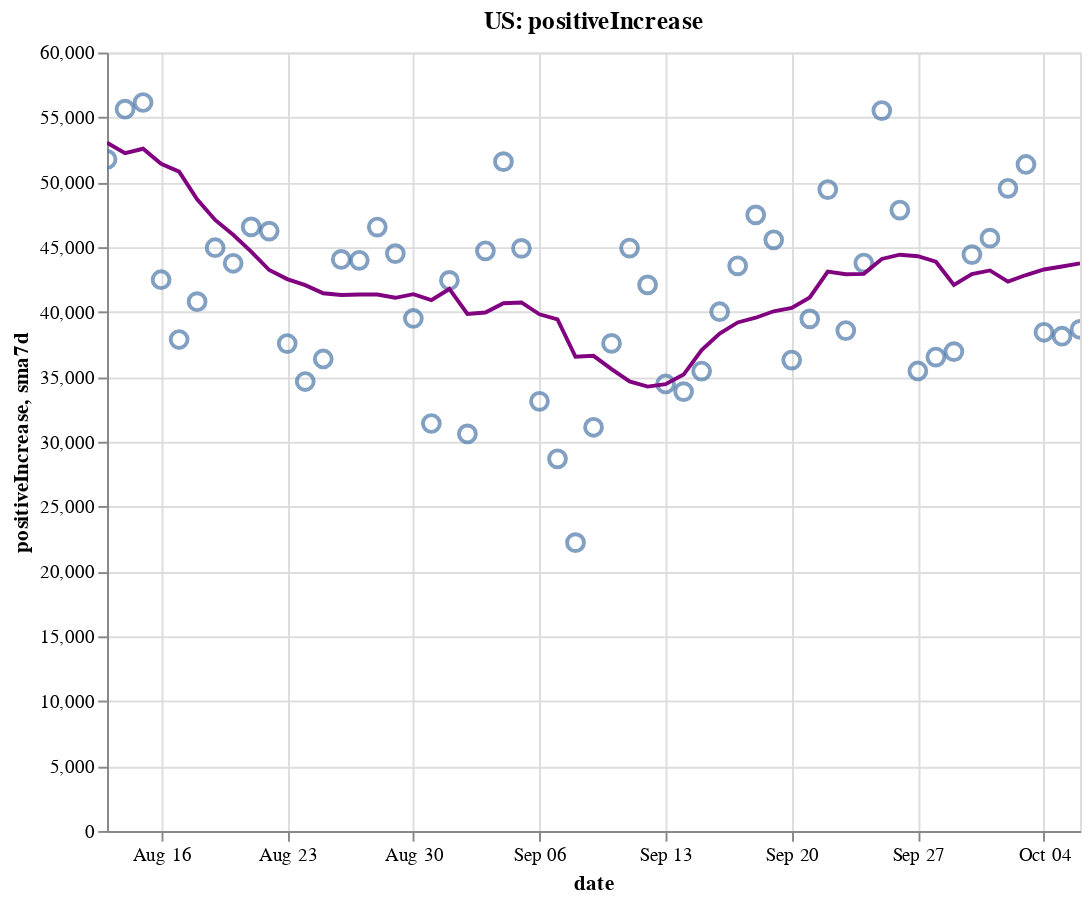

Write notebook code for a chart like this one.
### Code cell
create_plot(us, 'positiveIncrease')

### Figure 1 — Vega-Lite specification as saved in the notebook (floating-point values rounded to 4 significant figures)
{"config": {"view": {"continuousWidth": 400, "continuousHeight": 300}}, "layer": [{"layer": [{"mark": {"type": "point", "size": 75}, "encoding": {"tooltip": [{"type": "temporal", "field": "date"}, {"type": "quantitative", "field": "positiveIncrease"}, {"type": "quantitative", "field": "sma7d"}], "x": {"type": "temporal", "field": "date"}, "y": {"type": "quantitative", "field": "positiveIncrease"}}, "selection": {"selector002": {"type": "interval", "bind": "scales", "encodings": ["x", "y"]}}}, {"mark": {"type": "line", "color": "purple"}, "encoding": {"x": {"type": "temporal", "field": "date"}, "y": {"type": "quantitative", "field": "sma7d"}}}]}, {"mark": {"type": "rule", "color": "#aaa"}, "encoding": {"x": {"type": "temporal", "field": "date"}}, "transform": [{"filter": {"selection": "selector001"}}]}, {"mark": "circle", "encoding": {"opacity": {"condition": {"value": 1, "selection": "selector001"}, "value": 0}, "tooltip": [{"type": "temporal", "field": "date"}, {"type": "quantitative", "field": "positiveIncrease"}, {"type": "quantitative", "field": "sma7d"}], "x": {"type": "temporal", "field": "date"}, "y": {"type": "quantitative", "field": "positiveIncrease"}}, "selection": {"selector001": {"type": "single", "encodings": ["x"], "on": "mouseover", "nearest": true, "empty": "none"}}}, {"mark": {"type": "text", "align": "left", "dx": 5, "dy": -5, "stroke": "white", "strokeWidth": 2}, "encoding": {"text": {"type": "quantitative", "field": "positiveIncrease"}, "tooltip": [{"type": "temporal", "field": "date"}, {"type": "quantitative", "field": "positiveIncrease"}, {"type": "quantitative", "field": "sma7d"}], "x": {"type": "temporal", "field": "date"}, "y": {"type": "quantitative", "field": "positiveIncrease"}}, "transform": [{"filter": {"selection": "selector001"}}]}, {"mark": {"type": "text", "align": "left", "dx": 5, "dy": -5}, "encoding": {"text": {"type": "quantitative", "field": "positiveIncrease"}, "tooltip": [{"type": "temporal", "field": "date"}, {"type": "quantitative", "field": "positiveIncrease"}, {"type": "quantitative", "field": "sma7d"}], "x": {"type": "temporal", "field": "date"}, "y": {"type": "quantitative", "field": "positiveIncrease"}}, "transform": [{"filter": {"selection": "selector001"}}]}], "data": {"name": "data-b2a8d3f73baa16da104e5ed623a4c1f0"}, "height": 400, "title": "US: positiveIncrease", "width": 500, "$schema": "https://vega.github.io/schema/vega-lite/v4.8.1.json", "datasets": {"data-b2a8d3f73baa16da104e5ed623a4c1f0": [{"date": "2020-08-13T00:00:00", "totalTestResultsIncrease": 929200.0, "positiveIncrease": 51760.0, "death": 158900.0, "deathIncrease": 1163.0, "positiveRate": 0.056, "state": "US", "sma7d": 53050.0}, {"date": "2020-08-14T00:00:00", "totalTestResultsIncrease": 891500.0, "positiveIncrease": 55640.0, "death": 160100.0, "deathIncrease": 1216.0, "positiveRate": 0.062, "state": "US", "sma7d": 52240.0}, {"date": "2020-08-15T00:00:00", "totalTestResultsIncrease": 781700.0, "positiveIncrease": 56150.0, "death": 161300.0, "deathIncrease": 1221.0, "positiveRate": 0.072, "state": "US", "sma7d": 52580.0}, {"date": "2020-08-16T00:00:00", "totalTestResultsIncrease": 810400.0, "positiveIncrease": 42490.0, "death": 161900.0, "deathIncrease": 619.0, "positiveRate": 0.052, "state": "US", "sma7d": 51420.0}, {"date": "2020-08-17T00:00:00", "totalTestResultsIncrease": 692600.0, "positiveIncrease": 37880.0, "death": 162300.0, "deathIncrease": 407.0, "positiveRate": 0.055, "state": "US", "sma7d": 50820.0}, {"date": "2020-08-18T00:00:00", "totalTestResultsIncrease": 676600.0, "positiveIncrease": 40800.0, "death": 163500.0, "deathIncrease": 1196.0, "positiveRate": 0.06, "state": "US", "sma7d": 48690.0}, {"date": "2020-08-19T00:00:00", "totalTestResultsIncrease": 704400.0, "positiveIncrease": 44960.0, "death": 165000.0, "deathIncrease": 1420.0, "positiveRate": 0.064, "state": "US", "sma7d": 47090.0}, {"date": "2020-08-20T00:00:00", "totalTestResultsIncrease": 729400.0, "positiveIncrease": 43760.0, "death": 166100.0, "deathIncrease": 1134.0, "positiveRate": 0.06, "state": "US", "sma7d": 45950.0}, {"date": "2020-08-21T00:00:00", "totalTestResultsIncrease": 787700.0, "positiveIncrease": 46560.0, "death": 167200.0, "deathIncrease": 1123.0, "positiveRate": 0.059, "state": "US", "sma7d": 44660.0}, {"date": "2020-08-22T00:00:00", "totalTestResultsIncrease": 796700.0, "positiveIncrease": 46240.0, "death": 168200.0, "deathIncrease": 1029.0, "positiveRate": 0.058, "state": "US", "sma7d": 43240.0}, {"date": "2020-08-23T00:00:00", "totalTestResultsIncrease": 656700.0, "positiveIncrease": 37570.0, "death": 168800.0, "deathIncrease": 572.0, "positiveRate": 0.057, "state": "US", "sma7d": 42540.0}, {"date": "2020-08-24T00:00:00", "totalTestResultsIncrease": 705000.0, "positiveIncrease": 34640.0, "death": 169200.0, "deathIncrease": 343.0, "positiveRate": 0.049, "state": "US", "sma7d": 42070.0}, {"date": "2020-08-25T00:00:00", "totalTestResultsIncrease": 668700.0, "positiveIncrease": 36380.0, "death": 170300.0, "deathIncrease": 1147.0, "positiveRate": 0.054, "state": "US", "sma7d": 41440.0}, {"date": "2020-08-26T00:00:00", "totalTestResultsIncrease": 679100.0, "positiveIncrease": 44050.0, "death": 171600.0, "deathIncrease": 1298.0, "positiveRate": 0.065, "state": "US", "sma7d": 41310.0}, {"date": "2020-08-27T00:00:00", "totalTestResultsIncrease": 793700.0, "positiveIncrease": 43980.0, "death": 172700.0, "deathIncrease": 1129.0, "positiveRate": 0.055, "state": "US", "sma7d": 41350.0}, {"date": "2020-08-28T00:00:00", "totalTestResultsIncrease": 822600.0, "positiveIncrease": 46550.0, "death": 173800.0, "deathIncrease": 1024.0, "positiveRate": 0.057, "state": "US", "sma7d": 41340.0}, {"date": "2020-08-29T00:00:00", "totalTestResultsIncrease": 818000.0, "positiveIncrease": 44500.0, "death": 174800.0, "deathIncrease": 1015.0, "positiveRate": 0.054, "state": "US", "sma7d": 41100.0}, {"date": "2020-08-30T00:00:00", "totalTestResultsIncrease": 776600.0, "positiveIncrease": 39500.0, "death": 175200.0, "deathIncrease": 475.0, "positiveRate": 0.051, "state": "US", "sma7d": 41370.0}, {"date": "2020-08-31T00:00:00", "totalTestResultsIncrease": 707500.0, "positiveIncrease": 31410.0, "death": 175600.0, "deathIncrease": 366.0, "positiveRate": 0.044, "state": "US", "sma7d": 40910.0}, {"date": "2020-09-01T00:00:00", "totalTestResultsIncrease": 735000.0, "positiveIncrease": 42430.0, "death": 176600.0, "deathIncrease": 1027.0, "positiveRate": 0.058, "state": "US", "sma7d": 41780.0}, {"date": "2020-09-02T00:00:00", "totalTestResultsIncrease": 683000.0, "positiveIncrease": 30600.0, "death": 177700.0, "deathIncrease": 1032.0, "positiveRate": 0.045, "state": "US", "sma7d": 39850.0}, {"date": "2020-09-03T00:00:00", "totalTestResultsIncrease": 800400.0, "positiveIncrease": 44710.0, "death": 178700.0, "deathIncrease": 1070.0, "positiveRate": 0.056, "state": "US", "sma7d": 39960.0}, {"date": "2020-09-04T00:00:00", "totalTestResultsIncrease": 952500.0, "positiveIncrease": 51590.0, "death": 179700.0, "deathIncrease": 998.0, "positiveRate": 0.054, "state": "US", "sma7d": 40680.0}, {"date": "2020-09-05T00:00:00", "totalTestResultsIncrease": 880800.0, "positiveIncrease": 44900.0, "death": 180700.0, "deathIncrease": 918.0, "positiveRate": 0.051, "state": "US", "sma7d": 40740.0}, {"date": "2020-09-06T00:00:00", "totalTestResultsIncrease": 782900.0, "positiveIncrease": 33120.0, "death": 181100.0, "deathIncrease": 449.0, "positiveRate": 0.042, "state": "US", "sma7d": 39820.0}, {"date": "2020-09-07T00:00:00", "totalTestResultsIncrease": 616800.0, "positiveIncrease": 28680.0, "death": 181300.0, "deathIncrease": 225.0, "positiveRate": 0.047, "state": "US", "sma7d": 39440.0}, {"date": "2020-09-08T00:00:00", "totalTestResultsIncrease": 541800.0, "positiveIncrease": 22220.0, "death": 181700.0, "deathIncrease": 358.0, "positiveRate": 0.041, "state": "US", "sma7d": 36550.0}, {"date": "2020-09-09T00:00:00", "totalTestResultsIncrease": 629300.0, "positiveIncrease": 31110.0, "death": 182800.0, "deathIncrease": 1084.0, "positiveRate": 0.049, "state": "US", "sma7d": 36620.0}, {"date": "2020-09-10T00:00:00", "totalTestResultsIncrease": 696800.0, "positiveIncrease": 37580.0, "death": 183900.0, "deathIncrease": 1170.0, "positiveRate": 0.054, "state": "US", "sma7d": 35600.0}, {"date": "2020-09-11T00:00:00", "totalTestResultsIncrease": 832000.0, "positiveIncrease": 44930.0, "death": 185000.0, "deathIncrease": 1018.0, "positiveRate": 0.054, "state": "US", "sma7d": 34650.0}, {"date": "2020-09-12T00:00:00", "totalTestResultsIncrease": 905700.0, "positiveIncrease": 42090.0, "death": 185800.0, "deathIncrease": 810.0, "positiveRate": 0.046, "state": "US", "sma7d": 34250.0}, {"date": "2020-09-13T00:00:00", "totalTestResultsIncrease": 731600.0, "positiveIncrease": 34450.0, "death": 186200.0, "deathIncrease": 390.0, "positiveRate": 0.047, "state": "US", "sma7d": 34440.0}, {"date": "2020-09-14T00:00:00", "totalTestResultsIncrease": 449100.0, "positiveIncrease": 33860.0, "death": 186600.0, "deathIncrease": 404.0, "positiveRate": 0.075, "state": "US", "sma7d": 35180.0}, {"date": "2020-09-15T00:00:00", "totalTestResultsIncrease": 729200.0, "positiveIncrease": 35440.0, "death": 187600.0, "deathIncrease": 1031.0, "positiveRate": 0.049, "state": "US", "sma7d": 37070.0}, {"date": "2020-09-16T00:00:00", "totalTestResultsIncrease": 730100.0, "positiveIncrease": 40020.0, "death": 188800.0, "deathIncrease": 1200.0, "positiveRate": 0.055, "state": "US", "sma7d": 38340.0}, {"date": "2020-09-17T00:00:00", "totalTestResultsIncrease": 846500.0, "positiveIncrease": 43560.0, "death": 189700.0, "deathIncrease": 863.0, "positiveRate": 0.051, "state": "US", "sma7d": 39190.0}, {"date": "2020-09-18T00:00:00", "totalTestResultsIncrease": 989600.0, "positiveIncrease": 47490.0, "death": 190600.0, "deathIncrease": 901.0, "positiveRate": 0.048, "state": "US", "sma7d": 39560.0}, {"date": "2020-09-19T00:00:00", "totalTestResultsIncrease": 1070000.0, "positiveIncrease": 45560.0, "death": 191300.0, "deathIncrease": 740.0, "positiveRate": 0.043, "state": "US", "sma7d": 40060.0}, {"date": "2020-09-20T00:00:00", "totalTestResultsIncrease": 908400.0, "positiveIncrease": 36300.0, "death": 191600.0, "deathIncrease": 327.0, "positiveRate": 0.04, "state": "US", "sma7d": 40320.0}, {"date": "2020-09-21T00:00:00", "totalTestResultsIncrease": 727300.0, "positiveIncrease": 39470.0, "death": 191900.0, "deathIncrease": 287.0, "positiveRate": 0.054, "state": "US", "sma7d": 41120.0}, {"date": "2020-09-22T00:00:00", "totalTestResultsIncrease": 783100.0, "positiveIncrease": 49440.0, "death": 192800.0, "deathIncrease": 854.0, "positiveRate": 0.063, "state": "US", "sma7d": 43120.0}, {"date": "2020-09-23T00:00:00", "totalTestResultsIncrease": 926400.0, "positiveIncrease": 38570.0, "death": 193900.0, "deathIncrease": 1159.0, "positiveRate": 0.042, "state": "US", "sma7d": 42910.0}, {"date": "2020-09-24T00:00:00", "totalTestResultsIncrease": 940900.0, "positiveIncrease": 43770.0, "death": 194800.0, "deathIncrease": 921.0, "positiveRate": 0.047, "state": "US", "sma7d": 42940.0}, {"date": "2020-09-25T00:00:00", "totalTestResultsIncrease": 1016000.0, "positiveIncrease": 55530.0, "death": 195700.0, "deathIncrease": 844.0, "positiveRate": 0.055, "state": "US", "sma7d": 44090.0}, {"date": "2020-09-26T00:00:00", "totalTestResultsIncrease": 1023000.0, "positiveIncrease": 47860.0, "death": 196600.0, "deathIncrease": 869.0, "positiveRate": 0.047, "state": "US", "sma7d": 44420.0}, {"date": "2020-09-27T00:00:00", "totalTestResultsIncrease": 828100.0, "positiveIncrease": 35450.0, "death": 196900.0, "deathIncrease": 307.0, "positiveRate": 0.043, "state": "US", "sma7d": 44300.0}, {"date": "2020-09-28T00:00:00", "totalTestResultsIncrease": 1119000.0, "positiveIncrease": 36520.0, "death": 197100.0, "deathIncrease": 257.0, "positiveRate": 0.033, "state": "US", "sma7d": 43880.0}, {"date": "2020-09-29T00:00:00", "totalTestResultsIncrease": 825800.0, "positiveIncrease": 36950.0, "death": 197900.0, "deathIncrease": 739.0, "positiveRate": 0.045, "state": "US", "sma7d": 42090.0}, {"date": "2020-09-30T00:00:00", "totalTestResultsIncrease": 810800.0, "positiveIncrease": 44420.0, "death": 198900.0, "deathIncrease": 1061.0, "positiveRate": 0.055, "state": "US", "sma7d": 42930.0}, {"date": "2020-10-01T00:00:00", "totalTestResultsIncrease": 897000.0, "positiveIncrease": 45690.0, "death": 199800.0, "deathIncrease": 851.0, "positiveRate": 0.051, "state": "US", "sma7d": 43200.0}, {"date": "2020-10-02T00:00:00", "totalTestResultsIncrease": 1127000.0, "positiveIncrease": 49530.0, "death": 200600.0, "deathIncrease": 835.0, "positiveRate": 0.044, "state": "US", "sma7d": 42350.0}, {"date": "2020-10-03T00:00:00", "totalTestResultsIncrease": 998000.0, "positiveIncrease": 51370.0, "death": 201400.0, "deathIncrease": 741.0, "positiveRate": 0.051, "state": "US", "sma7d": 42850.0}, {"date": "2020-10-04T00:00:00", "totalTestResultsIncrease": 955700.0, "positiveIncrease": 38440.0, "death": 201700.0, "deathIncrease": 363.0, "positiveRate": 0.04, "state": "US", "sma7d": 43280.0}, {"date": "2020-10-05T00:00:00", "totalTestResultsIncrease": 935500.0, "positiveIncrease": 38130.0, "death": 202000.0, "deathIncrease": 326.0, "positiveRate": 0.041, "state": "US", "sma7d": 43510.0}, {"date": "2020-10-06T00:00:00", "totalTestResultsIncrease": 823400.0, "positiveIncrease": 38660.0, "death": 202600.0, "deathIncrease": 634.0, "positiveRate": 0.047, "state": "US", "sma7d": 43750.0}]}}
